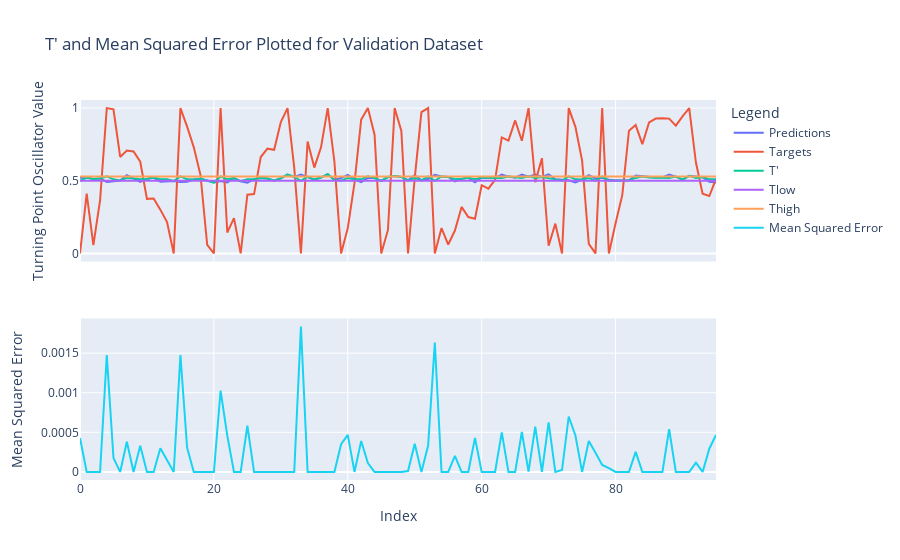

Notebook code cell kept with this figure:
### Code cell
# Plot our model outputs using these optimal parameters
plotModelOutputs(
    output['C']
    , output['epsilon']
    , output['gamma']
    , output['X_train']
    , output['y_train']
    , output['X_val']
    , output['y_val']
    , output['Thigh']
    , output['Tlow']
)
